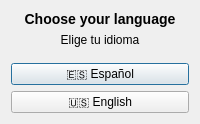
<?xml version="1.0" encoding="UTF-8"?>
<ui version="4.0">
 <class>LanguageDialog</class>
 <widget class="QDialog" name="LanguageDialog">
  <property name="windowTitle">
   <string>Select Language</string>
  </property>
  <property name="modal">
   <bool>true</bool>
  </property>
  <property name="minimumWidth">
   <number>320</number>
  </property>

  <layout class="QVBoxLayout" name="verticalLayout">

   <item>
    <widget class="QLabel" name="lblTitle">
     <property name="text">
      <string>&lt;h3&gt;Choose your language&lt;/h3&gt;</string>
     </property>
     <property name="alignment">
      <set>Qt::AlignCenter</set>
     </property>
    </widget>
   </item>

   <item>
    <widget class="QLabel" name="lblSubtitle">
     <property name="text">
      <string>Elige tu idioma</string>
     </property>
     <property name="alignment">
      <set>Qt::AlignCenter</set>
     </property>
    </widget>
   </item>

   <item>
    <spacer>
     <property name="orientation">
      <enum>Qt::Vertical</enum>
     </property>
     <property name="sizeHint">
      <size>
       <width>20</width>
       <height>10</height>
      </size>
     </property>
    </spacer>
   </item>

   <item>
    <widget class="QPushButton" name="btnSpanish">
     <property name="text">
      <string>🇪🇸 Español</string>
     </property>
     <property name="minimumHeight">
      <number>36</number>
     </property>
    </widget>
   </item>

   <item>
    <widget class="QPushButton" name="btnEnglish">
     <property name="text">
      <string>🇺🇸 English</string>
     </property>
     <property name="minimumHeight">
      <number>36</number>
     </property>
    </widget>
   </item>

  </layout>
 </widget>
 <resources/>
 <connections/>
</ui>
